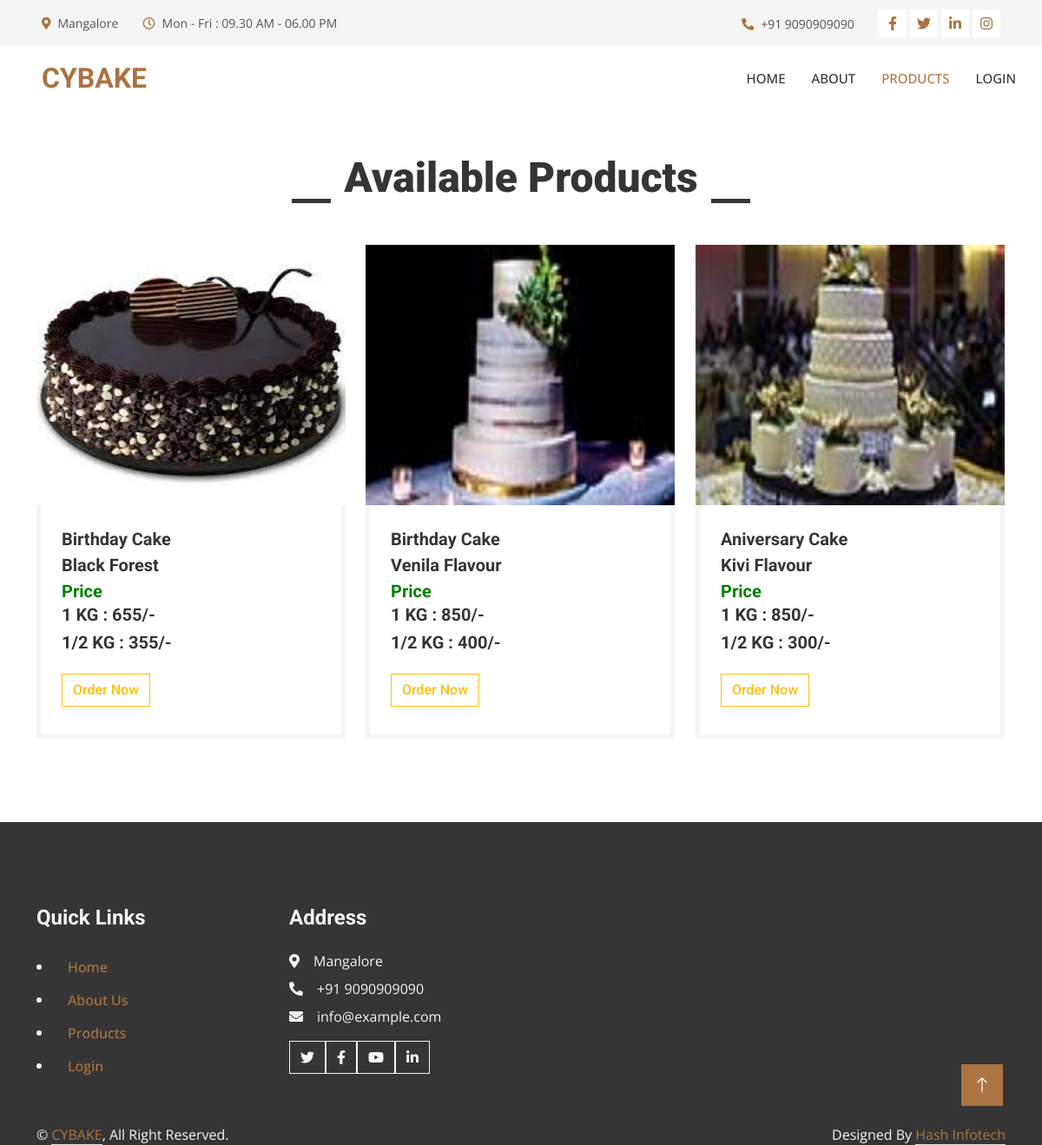
The page /product.php on the database its author committed.
### tables this page shows
CREATE TABLE `product` (
  `id` int(100) NOT NULL,
  `cat` varchar(100) NOT NULL,
  `flavour` varchar(100) NOT NULL,
  `halfkg` varchar(100) NOT NULL,
  `onekg` varchar(100) NOT NULL,
  `descr` varchar(100) NOT NULL,
  `image` varchar(100) NOT NULL
);

### product.php (the view, shortened to what this page needs)
<!DOCTYPE html>
<html lang="en">
<head>
    <link href="https://cdnjs.cloudflare.com/ajax/libs/font-awesome/5.10.0/css/all.min.css" rel="stylesheet">
    <link href="https://cdn.jsdelivr.net/npm/bootstrap-icons@1.4.1/font/bootstrap-icons.css" rel="stylesheet">
    <link href="lib/animate/animate.min.css" rel="stylesheet">
    <link href="lib/owlcarousel/assets/owl.carousel.min.css" rel="stylesheet">
    <link href="lib/lightbox/css/lightbox.min.css" rel="stylesheet">
    <link href="css/bootstrap.min.css" rel="stylesheet">
    <link href="css/style.css" rel="stylesheet">
</head>
<body>
    <div class="container-fluid bg-light p-0">
        <div class="row gx-0 d-none d-lg-flex">
            <div class="col-lg-7 px-5 text-start">
                <div class="h-100 d-inline-flex align-items-center py-3 me-4">
                    <small class="fa fa-map-marker-alt text-primary me-2"></small>
                    <small>Mangalore</small>
                </div>
                <div class="h-100 d-inline-flex align-items-center py-3">
                    <small class="far fa-clock text-primary me-2"></small>
                    <small>Mon - Fri : 09.30 AM - 06.00 PM</small>
                </div>
            </div>
            <div class="col-lg-5 px-5 text-end">
                <div class="h-100 d-inline-flex align-items-center py-3 me-4">
                    <small class="fa fa-phone-alt text-primary me-2"></small>
                    <small>+91 9090909090</small>
                </div>
                <div class="h-100 d-inline-flex align-items-center">
                    <a class="btn btn-sm-square bg-white text-primary me-1" href=""><i class="fab fa-facebook-f"></i></a>
                    <a class="btn btn-sm-square bg-white text-primary me-1" href=""><i class="fab fa-twitter"></i></a>
                    <a class="btn btn-sm-square bg-white text-primary me-1" href=""><i class="fab fa-linkedin-in"></i></a>
                    <a class="btn btn-sm-square bg-white text-primary me-0" href=""><i class="fab fa-instagram"></i></a>
                </div>
            </div>
        </div>
    </div>
    <nav class="navbar navbar-expand-lg bg-white navbar-light sticky-top p-0">
        <a href="index.php" class="navbar-brand d-flex align-items-center px-4 px-lg-5">
            <h2 class="m-0 text-primary">CYBAKE</h2>
        </a>
        <div class="collapse navbar-collapse" id="navbarCollapse">
            <div class="navbar-nav ms-auto p-4 p-lg-0">
                <a href="index.php" class="nav-item nav-link">Home</a>
                <a href="about.php" class="nav-item nav-link">About</a>
                <a href="product.php" class="nav-item nav-link active">Products</a>
				<a href="login.php" class="nav-item nav-link">LOGIN</a>
        </div>
    </nav>
    <div class="container-xxl py-5">
        <div class="container">
            <div class="section-title text-center">
                <h1 class="display-5 mb-5">Available Products</h1>
            </div>
            <div class="row g-4 portfolio-container">
			<?php
								include 'config.php';
								$sql1="select * from product";
								$result1=mysqli_query($con,$sql1);
								$num1=mysqli_num_rows($result1);
								if($num1>0)
								{
									while($row1=mysqli_fetch_array($result1))
									{
										$cat=$row1[1];
										$flavour=$row1[2];
										$halfkg=$row1[3];
										$onekg=$row1[4];
										$image=$row1[6];
								?>
                <div class="col-lg-4 col-md-6 portfolio-item first wow fadeInUp" data-wow-delay="0.1s">
                    <div class="rounded overflow-hidden">
                        <div class="position-relative overflow-hidden">
                           <img class="img-fluid w-100" src="admin/image/<?php echo $image; ?>" alt=""style="height:300px;width:200px;">
                        </div>
                        <div class="border border-5 border-light border-top-0 p-4">
                            <h5 class="lh-base mb-0"><?php echo $cat; ?></a>
                            <h5 class="lh-base mb-0"><?php echo $flavour; ?></a>
							<h5 class="lh-base mb-0" style="color:green;">Price</a>
							<h5>1 KG : <?php echo $onekg; ?>/-</a>&nbsp;<h5>1/2 KG : <?php echo $halfkg; ?>/-</a>
							<br>
							<br>
							<a href="login.php"><button type="submit" name="buy" class="btn btn-outline-warning btn-long cart">Order Now</button></a>
                        </div>
                    </div>
                </div>
				<?php
					}
					}
				?>
            </div>
        </div>
    </div>
    <div class="container-fluid bg-dark text-light footer mt-5 pt-5 wow fadeIn" data-wow-delay="0.1s">
        <div class="container py-5">
            <div class="row g-5">
                <div class="col-lg-3 col-md-6">
                    <h4 class="text-light mb-4">Quick Links</h4>
					<li><a class="btn btn-link" href="index.php">Home</a></i>
                    <li><a class="btn btn-link" href="about.php">About Us</a></li>
                    <li><a class="btn btn-link" href="product.php">Products</a></li>
                    <li><a class="btn btn-link" href="login.php">Login</a></li>
                </div>
                <div class="col-lg-3 col-md-6">
                    <h4 class="text-light mb-4">Address</h4>
                    <p class="mb-2"><i class="fa fa-map-marker-alt me-3"></i>Mangalore</p>
                    <p class="mb-2"><i class="fa fa-phone-alt me-3"></i>+91 9090909090</p>
                    <p class="mb-2"><i class="fa fa-envelope me-3"></i>info@example.com</p>
                    <div class="d-flex pt-2">
                        <a class="btn btn-outline-light btn-social" href=""><i class="fab fa-twitter"></i></a>
                        <a class="btn btn-outline-light btn-social" href=""><i class="fab fa-facebook-f"></i></a>
                        <a class="btn btn-outline-light btn-social" href=""><i class="fab fa-youtube"></i></a>
                        <a class="btn btn-outline-light btn-social" href=""><i class="fab fa-linkedin-in"></i></a>
                    </div>
                </div>
            </div>
        </div>
        <?php include 'footer.php' ;?>
    </div>
    <a href="#" class="btn btn-lg btn-primary btn-lg-square rounded-0 back-to-top"><i class="bi bi-arrow-up"></i></a>
</body>
</html>

### css/style.css (style rules this page uses)
:root { --primary: #AB7442; --light: #F5F5F5; --dark: #353535; }
.back-to-top { position: fixed; display: none; right: 45px; bottom: 45px; z-index: 99; }
.btn { font-weight: 500; transition: .5s; }
.btn.btn-primary, .btn.btn-secondary { color: #FFFFFF; }
.btn-sm-square { width: 32px; height: 32px; }
.btn-lg-square { width: 48px; height: 48px; }
.btn-square, .btn-sm-square, .btn-lg-square { padding: 0; display: flex; align-items: center; justify-content: center; font-weight: normal; }
.navbar-light .navbar-nav .nav-link { margin-right: 30px; padding: 25px 0; color: #FFFFFF; font-size: 15px; font-weight: 500; text-transform: uppercase; outline: none; }
.navbar-light .navbar-nav .nav-link:hover, .navbar-light .navbar-nav .nav-link.active { color: var(--primary); }
.navbar-light .navbar-brand, .navbar-light a.btn { height: 75px; }
.navbar-light .navbar-nav .nav-link { color: var(--dark); font-weight: 500; }
.navbar-light.sticky-top { top: -100px; transition: .5s; }
.section-title h1 { position: relative; display: inline-block; padding: 0 60px; }
.section-title h1::before, .section-title h1::after { position: absolute; content: ""; width: 45px; height: 5px; bottom: 0; background: var(--dark); }
.section-title h1::before { left: 0; }
.section-title h1::after { right: 0; }
.portfolio-item img { transition: .5s; }

### rows shown on the page
product: image (picture), cat "Birthday Cake", flavour "Black Forest", onekg "655", halfkg "355"
product: image (picture), cat "Birthday Cake", flavour "Venila Flavour", onekg "850", halfkg "400"
product: image (picture), cat "Aniversary Cake", flavour "Kivi Flavour", onekg "850", halfkg "300"
